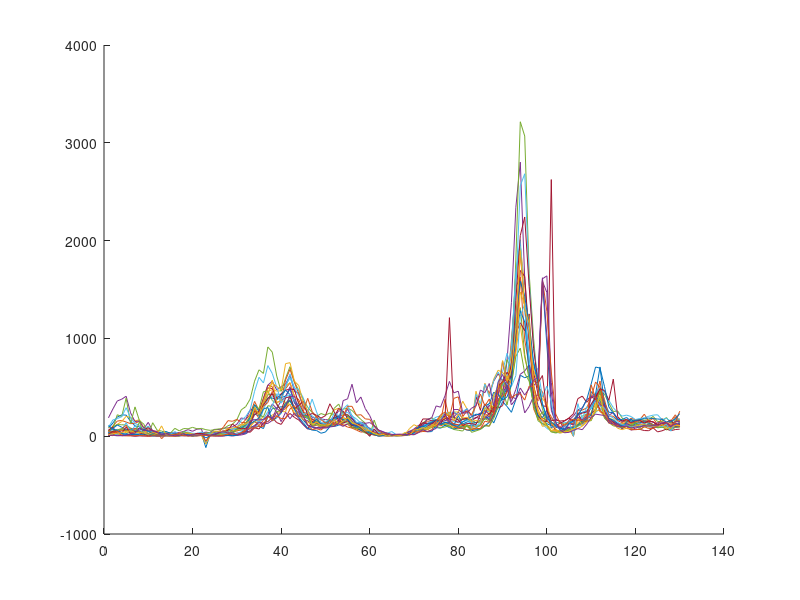
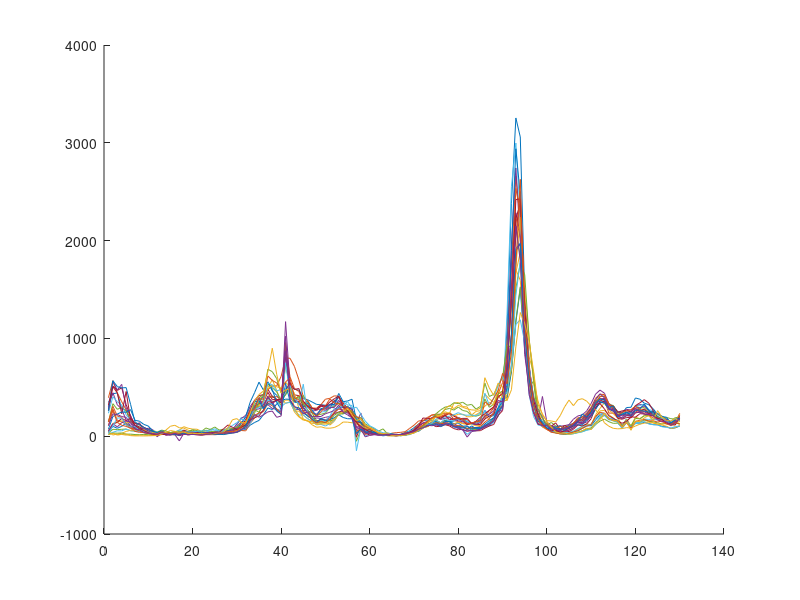
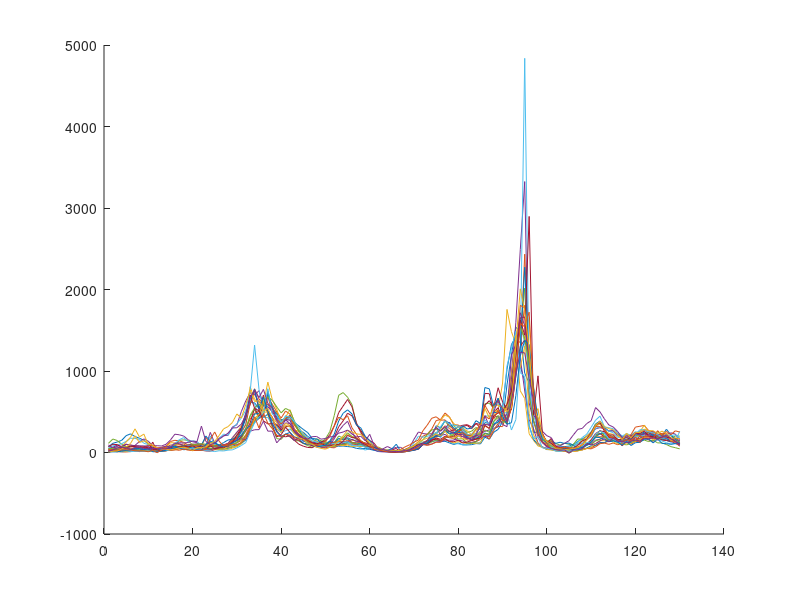
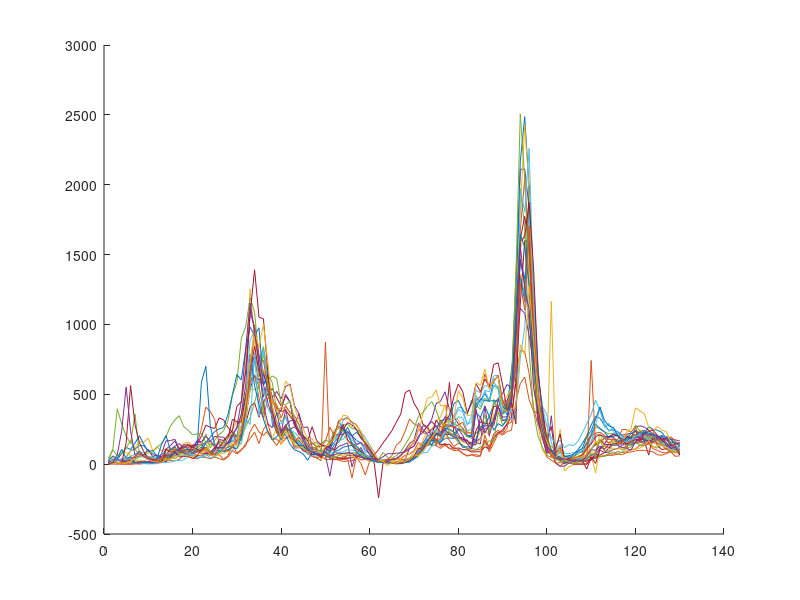

MATLAB code for these plots, in order: (Note: this script raises an error after producing the figures.)
%% First file

%load and deal data
data = load('COVIDbyCounty.mat');
[dates, CNTY_CENSUS,CNTY_COVID, divisionLabels, divisionNames] = deal(data.dates, data.CNTY_CENSUS, data.CNTY_COVID, data.divisionLabels, data.divisionNames);

%Create an array with the max of each row
collect = zeros(225,2);
i = 0;
while i < size(CNTY_COVID, 1)
   j = 0;
   i = i + 1;
   val = max(CNTY_COVID(i,:));
   while j < size(CNTY_COVID, 2)
       j = j + 1;
       if CNTY_COVID(i,j) == val
           collect(i,:) = [i j];
       end
   end
end



%%      PLOT STUFF

n = 1;

%Run 9 times
while n < 10
    figure(n);                          %New figure for each iteration
    i = 1;
    while i <= size(divisionLabels,1)   %Runs until i exceeds 226, the size of our dataset
        if divisionLabels(i,1) == n     %Checks to make sure the region assignment matches the current plot number
            hold on                     %Holds this plot state so subsequent "plot" commands don't overwrite plot data
            disp([n i])                 %Shows which indeces correspond to which plot
            plot(CNTY_COVID(i,:));      %Plots the ith entry of covid data, knowing its region matches plot number
        end
        i = i + 1;                      %Runs through all 225, could make it more efficient but runs pretty quick already
        hold off                        %Turn "hold" off, not sure this is necessary given we define new figure but oh well
    end
    n = n + 1;
end



%%

region1 = CNTY_COVID(1:25,:);
ave1 = mean(region1,1);
region2 = CNTY_COVID(26:50,:);
ave2 = mean(region2,1);
region3 = CNTY_COVID(51:75,:);
ave3 = mean(region3,1);
region4 = CNTY_COVID(76:100,:);
ave4 = mean(region4,1);
region5 = CNTY_COVID(101:125,:);
ave5 = mean(region5,1);
region6 = CNTY_COVID(126:150,:);
ave6 = mean(region6,1);
region7 = CNTY_COVID(151:175,:);
ave7 = mean(region7,1);
region8 = CNTY_COVID(176:200,:);
ave8 = mean(region8,1);
region9 = CNTY_COVID(201:225,:);
ave9 = mean(region9,1);


i = 1;
maxes = [];
%What is sz?
%while i <= sz
while i <= height(CNTY_COVID)
    arr = CNTY_COVID(i,:);
    m = max(arr);
    idx = find(CNTY_COVID(i,:) == m,1);
    maxes(end + 1) = idx;
    i = i + 1;
    if rem(i,26) == 0
        disp(mean(maxes))
        maxes = [];
    end
end
disp(mean(maxes))


figure(10);
plot(ave1);
hold on
plot(ave2);
plot(ave3);
plot(ave4);
plot(ave5);
plot(ave6);
plot(ave7);
plot(ave8);
plot(ave9);
legend("1","2","3","4","5","6","7","8","9");
xlabel("Days")
title("Average Data")
hold off

%%


scale = 100;

table = cat(1, ave1,ave2,ave3,ave4,ave5,ave6,ave7,ave8,ave9);

figure()

for i =  1:height(table)
    hold on
    plot(table(i,:))

end
axis tight

%% CLUSTER

% Experiments to get an accurate cluster value
E1 = (CNTY_COVID(1:25, :)./ ave1)+ave1;
E2 = (CNTY_COVID(26:50, :)./ ave2)+ave2;
E3 = (CNTY_COVID(51:75, :)./ ave3)+ave3;
E4 = (CNTY_COVID(76:100, :)./ ave4)+ave4;
E5 = (CNTY_COVID(101:125, :)./ ave5)+ave5;
E6 = (CNTY_COVID(126:150, :)./ ave6)+ave6;
E7 = (CNTY_COVID(151:175, :)./ ave7)+ave7;
E8 = (CNTY_COVID(176:200, :)./ ave8)+ave8;
E9 = (CNTY_COVID(201:225, :)./ ave9)+ave9;

result = cat(1, E1, E2, E3, E4, E5, E6, E7, E8, E9);

cluster = kmeans(result, 9);

%In doing this I managed to get a perfect cluster. I wonder if I could try
%this without this method


pop = table2array(CNTY_CENSUS(:, "POPESTIMATE2021")) / 100000;

popredCNTY_COVID = CNTY_COVID./pop;

%get the total differences between all the columns
for i = 1:width(popredCNTY_COVID)-1
    temp(:,i) = (popredCNTY_COVID(:,i+1)-popredCNTY_COVID(:,i));
end

%Find top 5 populations of each region, see if they are similar to one
%another, see if they are similar to other regions
diff = zeros(9, 4);
p1 = table2array(CNTY_CENSUS(1:25,'POPESTIMATE2021'));
p1 = p1/100000;
max1 = maxk(p1, 5);
for i = 1:4
    diff(1,i) = max1(i+1) - max1(i);
end
ratio1 = max1/max1(5);


p2 = table2array(CNTY_CENSUS(26:50,'POPESTIMATE2021'));
p2 = p2/100000;
max2 = maxk(p2, 5);
for i = 1:4
    diff(2,i) = max2(i+1) - max2(i);
end
ratio2 = max2/max2(5);

p3 = table2array(CNTY_CENSUS(51:75,'POPESTIMATE2021'));
p3 = p3/100000;
max3 = maxk(p3, 5);
for i = 1:4
    diff(3,i) = max3(i+1) - max3(i);
end
ratio3 = max3/max3(5);

p4 = table2array(CNTY_CENSUS(76:100,'POPESTIMATE2021'));
p4 = p4/100000;
max4 = maxk(p4, 5);
for i = 1:4
    diff(4,i) = max4(i+1) - max4(i);
end
ratio4 = max4/max4(5);

p5 = table2array(CNTY_CENSUS(101:125,'POPESTIMATE2021'));
p5 = p5/100000;
max5 = maxk(p5, 5);
for i = 1:4
    diff(5,i) = max5(i+1) - max5(i);
end
ratio5 = max5/max5(5);

p6 = table2array(CNTY_CENSUS(126:150,'POPESTIMATE2021'));
p6 = p6/100000;
max6 = maxk(p6, 5);
for i = 1:4
    diff(6,i) = max6(i+1) - max6(i);
end
ratio6 = max6/max6(5);

p7 = table2array(CNTY_CENSUS(151:175,'POPESTIMATE2021'));
p7 = p7/100000;
max7 = maxk(p7, 5);
for i = 1:4
    diff(7,i) = max7(i+1) - max7(i);
end
ratio7 = max7/max7(5);

p8 = table2array(CNTY_CENSUS(176:200,'POPESTIMATE2021'));
p8 = p8/100000;
max8 = maxk(p8, 5);
for i = 1:4
    diff(8,i) = max8(i+1) - max8(i);
end
ratio8 = max8/max8(5);

p9 = table2array(CNTY_CENSUS(201:225,'POPESTIMATE2021'));
p9 = p9/100000;
max9 = maxk(p9, 5);
for i = 1:4
    diff(9,i) = max9(i+1) - max9(i);
end
ratio9 = max9/max9(5);

avg = mean(popredCNTY_COVID, 2);

temp2 = (temp./avg);

cluster2 = kmeans(temp, 9, 'Replicates', 500);

